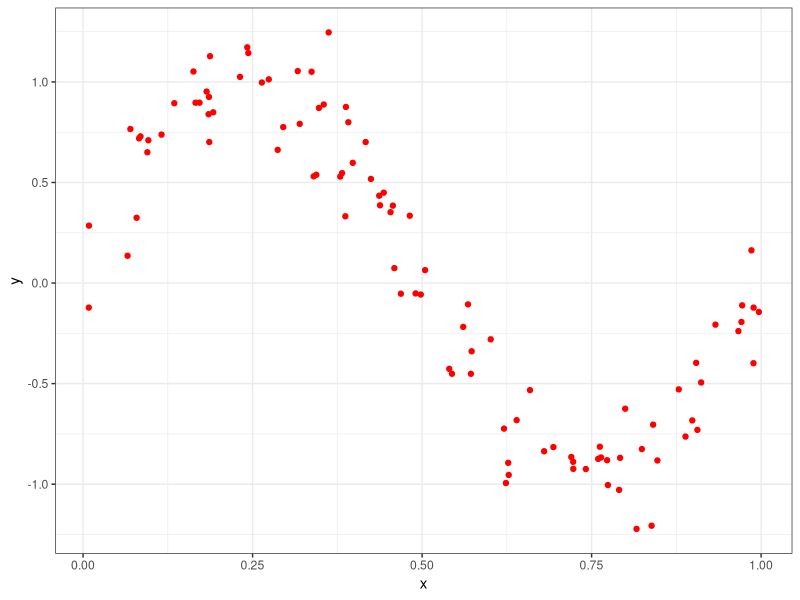
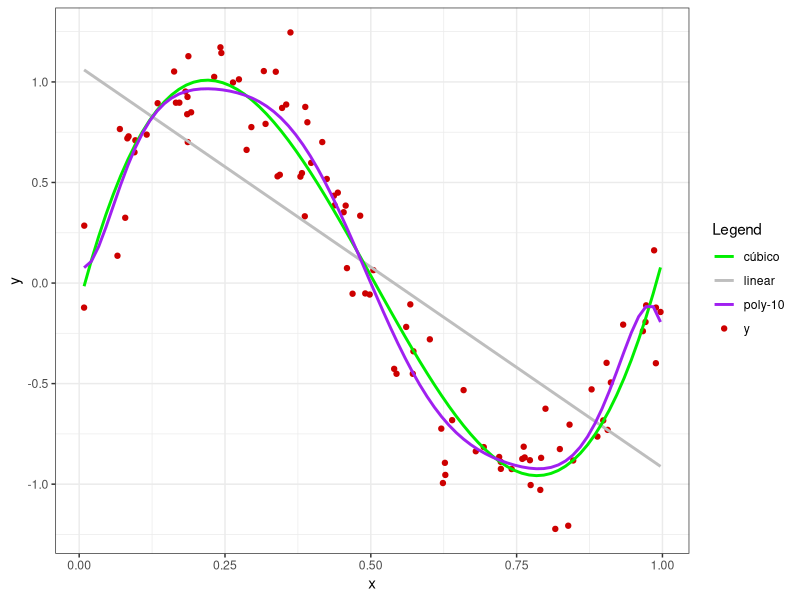
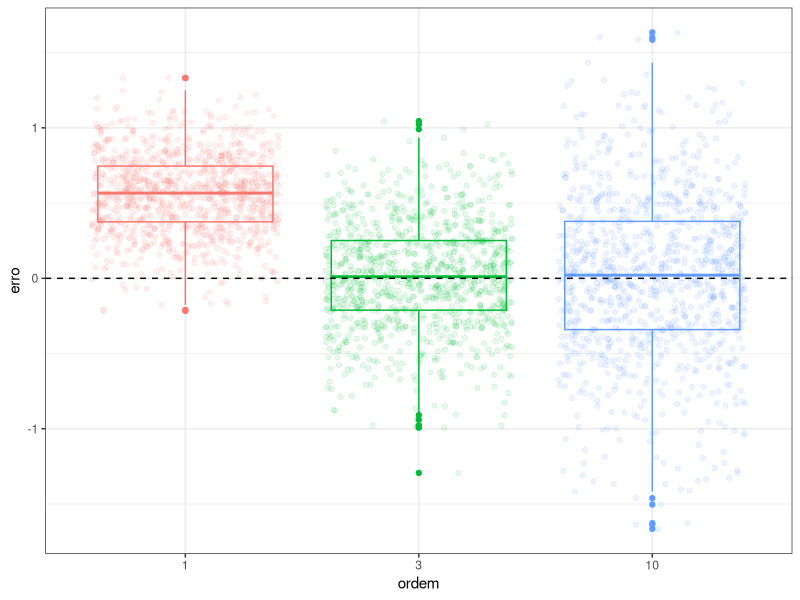
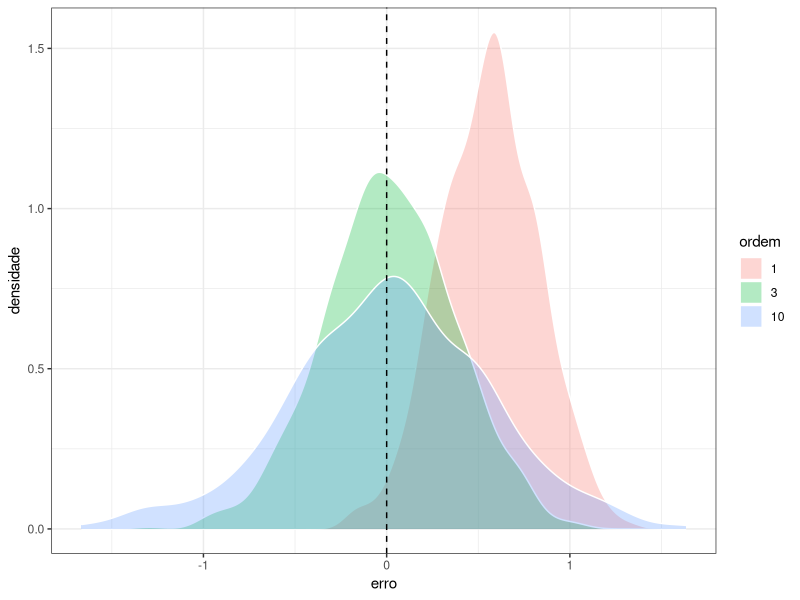
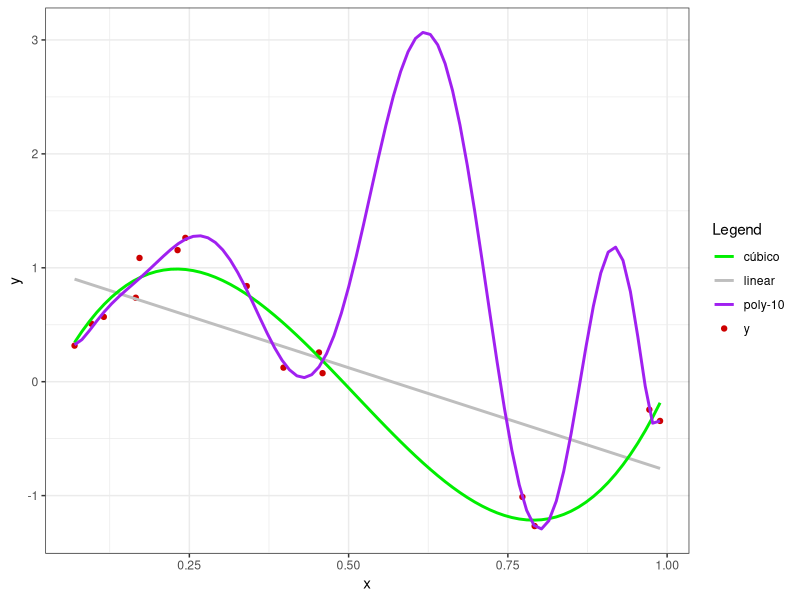
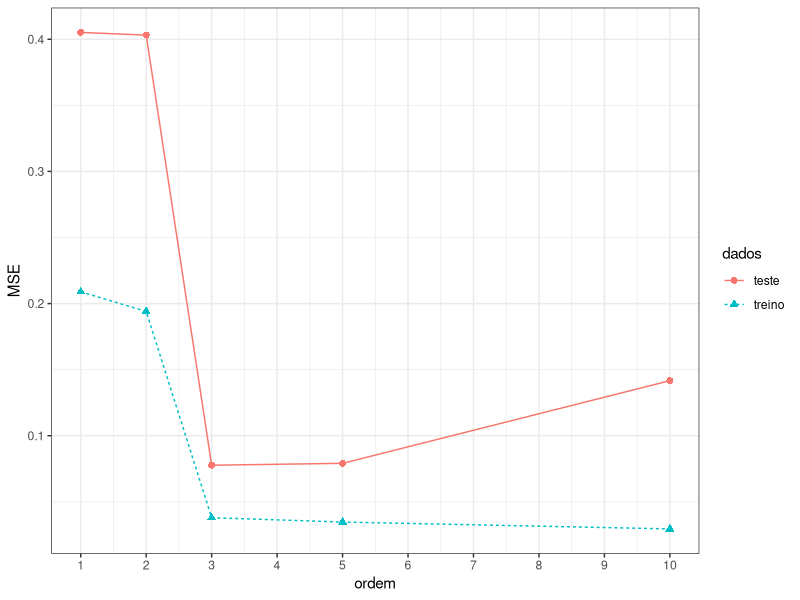

R code for these plots, in order:
## ---- chunk 1
#| message: false
#| warning: false
#| echo: false
library(ggplot2)
library(dplyr)
## ---- chunk 2
#| message: false
#| warning: false
#| echo: false
f_sin <- function(x) {
  f <- sin(2*pi*x)
  return(f)
}
## ---- chunk 3
#| message: false
#| warning: false
#| echo: false
set.seed(7)
x <- runif(100,0,1)
data <- data.frame(x = x,
                   y = f_sin(x) + rnorm(100, 0, .2))
## ---- chunk 4
#| echo: false
ggplot(data, aes(x,y)) + 
  geom_point(col="red") +
  theme_bw()
## ---- chunk 5
#| echo: false

colors <- c("y" = "red3", "linear" = "grey", "cúbico" = "green2", "poly-10" = "purple")

ggplot(data, aes(x,y)) + 
  geom_point(aes(color = "y")) +
  geom_smooth(method = lm, formula = y ~ x, se = F, aes(color = "linear")) +
  geom_smooth(method = lm, formula = y ~ poly(x, degree = 3, raw = TRUE), 
              se = F, aes(color = "cúbico")) +
  geom_smooth(method = lm, formula = y ~ poly(x, degree = 10, raw = TRUE), 
              se = F, aes(color = "poly-10")) +
  labs(color = "Legend") +
    scale_color_manual(values = colors) +
  theme_bw()
## ---- chunk 6
#| echo: false

set.seed(7)

pred <- data.frame(model = numeric(3000),
                   pred = numeric(3000),
                   vicio = numeric(3000))

x0=0.75

i<-1

E_y <- f_sin(x0)

for (k in 1:1000) {

x_ <- runif(20,0,1)

data_ <- data.frame(x = x,
                    y = f_sin(x) + rnorm(100, 0, 2))

lm1 <- lm(y ~ x, data_)
lm3 <- lm(y ~ poly(x, degree = 3, raw = TRUE), data_)
lm10 <- lm(y ~ poly(x, degree = 10, raw = TRUE), data_)
                    
pred1 <- predict(lm1, newdata = data.frame(x=x0)) 
pred3 <- predict(lm3, newdata = data.frame(x=x0)) 
pred10 <- predict(lm10, newdata = data.frame(x=x0))  

vicio1 <- pred1 - E_y
vicio3 <- pred3 - E_y
vicio10 <- pred10 - E_y

pred$model[i] <- 1
pred$model[i+1] <- 3
pred$model[i+2] <- 10

pred$pred[i] <- pred1
pred$pred[i+1] <- pred3
pred$pred[i+2] <- pred10

pred$vicio[i]   <- vicio1
pred$vicio[i+1] <- vicio3
pred$vicio[i+2] <- vicio10

i <- i + 3

} 
## ---- chunk 7
#| echo: false
ggplot(pred, aes(x=as.factor(model),y=vicio, col = as.factor(model))) +
  geom_boxplot() + 
  geom_jitter(alpha = .1) +
  geom_hline(yintercept = 0, linetype=2) +
  labs(x = "ordem", y = "erro") +
  theme_bw() +
  theme(legend.position="none")
## ---- chunk 8
#| echo: false
ggplot(pred, aes(x=vicio, fill = as.factor(model))) +
  geom_density(alpha = .3, col = "white") + 
  geom_vline(xintercept = 0, linetype=2) +
  labs(y="densidade", x = "erro", fill = "ordem") +
  theme_bw()
## ---- chunk 9
#| echo: false
#| tbl-cap: Vício versus complexidade dos modelos
knitr::kable(pred |>
  group_by(ordem = model) |>
  summarise(vicio2 = format(mean(vicio)^2, scientific=F)))
## ---- chunk 10
#| echo: false
#| tbl-cap: Variância versus complexidade dos modelos

knitr::kable(pred |>
  group_by(ordem = model) |>
  summarise(var = format(var(pred), scientific = F)))
## ---- chunk 11
#| echo: false

set.seed(7)
xa <- runif(15,0,1)
dataa <- data.frame(x = xa,
                    y = f_sin(xa) + rnorm(15, 0, .2))

colors <- c("y" = "red3", "linear" = "grey", "cúbico" = "green2", "poly-10" = "purple")

ggplot(dataa, aes(x,y)) + 
  geom_point(aes(color = "y")) +
  geom_smooth(method = lm, formula = y ~ x, se = F, aes(color = "linear")) +
  geom_smooth(method = lm, formula = y ~ poly(x, degree = 3, raw = TRUE), 
              se = F, aes(color = "cúbico")) +
  geom_smooth(method = lm, formula = y ~ poly(x, degree = 10, raw = TRUE), 
              se = F, aes(color = "poly-10")) +
  labs(color = "Legend") +
    scale_color_manual(values = colors) +
  theme_bw()
## ---- chunk 12
#| echo: false
#| 
set.seed(7)
xa <- runif(20,0,1)
dataa <- data.frame(x = xa,
                    y = f_sin(xa) + rnorm(20, 0, .2))

lm1a <- lm(y ~ x, dataa)
lm2a <- lm(y ~ poly(x, degree = 2, raw = TRUE), dataa)
lm3a <- lm(y ~ poly(x, degree = 3, raw = TRUE), dataa)
lm5a <- lm(y ~ poly(x, degree = 5, raw = TRUE), dataa)
lm10a <- lm(y ~ poly(x, degree = 10, raw = TRUE), dataa)

set.seed(27)
xb <- runif(20,0,1)
datab <- data.frame(x = xb,
                    y = f_sin(xb) + rnorm(20, 0, .2))

MSE <- function(obs, pred) {
  MSE <- mean((obs - pred)^2)
  return(MSE)
}

MSE1_T <- MSE(dataa$y, lm1a$fitted.values)
MSE2_T <- MSE(dataa$y, lm2a$fitted.values)
MSE3_T <- MSE(dataa$y, lm3a$fitted.values)
MSE5_T <- MSE(dataa$y, lm5a$fitted.values)
MSE10_T <- MSE(dataa$y, lm10a$fitted.values)

yhat1 <- predict(lm1a, newdata = datab)
yhat2 <- predict(lm2a, newdata = datab)
yhat3 <- predict(lm3a, newdata = datab)
yhat5 <- predict(lm5a, newdata = datab)
yhat10 <- predict(lm10a, newdata = datab)

MSE1_t <- MSE(datab$y, yhat1)
MSE2_t <- MSE(datab$y, yhat2)
MSE3_t <- MSE(datab$y, yhat3)
MSE5_t <- MSE(datab$y, yhat5)
MSE10_t <- MSE(datab$y, yhat10)

data_MSE <- data.frame(model = rep(c(1,2,3,5,10),2),
                       dados = c(rep("treino",5),rep("teste",5)),
                       MSE = c(MSE1_T, MSE2_T, MSE3_T, MSE5_T, MSE10_T, 
                               MSE1_t, MSE2_t, MSE3_t, MSE5_t, MSE10_t))

ggplot(data_MSE, aes(x=model, y = MSE, 
                     col = dados,
                     linetype = dados,
                     pch = dados)) + 
  geom_point(size=2) +
  geom_line() +
  labs(x = "ordem") +
  scale_x_continuous(breaks = 1:10) +
  theme_bw()
